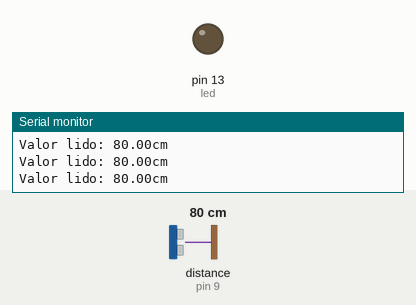
This sketch was run on a simulated Arduino Uno, built with avr-gcc and run on an emulated ATmega328P. On the bench: output pins drawn as LEDs (lit = HIGH), the last lines printed to the serial monitor. Wiring (inferred from the names in the program): ultrasonic range finder: trigger pin 11; echo pin 9. The inputs (shaded band) are chosen by the test bench; at power-on: distance to the obstacle (sensor on pin 9) 80 cm. The echo pulse lasts 58.3 µs per cm; pins used as bus, display or sensor lines are not drawn.

Above: at 1.2 s.
1.3 s: distance to the obstacle (sensor on pin 9) set to 22 cm
4.3 s: distance to the obstacle (sensor on pin 9) set to 18 cm
At 5.1 s:
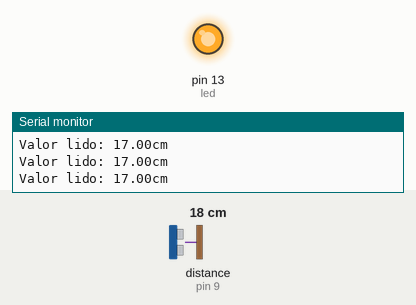
5.8 s: distance to the obstacle (sensor on pin 9) set to 35 cm
At 6.5 s:
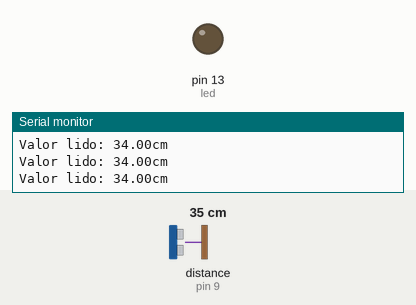
7.3 s: distance to the obstacle (sensor on pin 9) set to 17 cm
At 7.9 s:
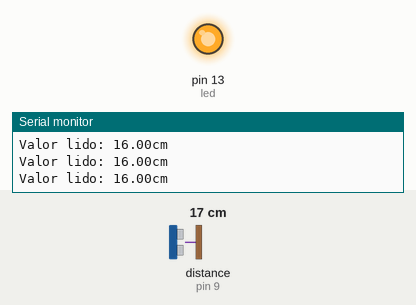
Timing chart, 0 to 10.3 s (numbered marks = the images above; inputs shaded):
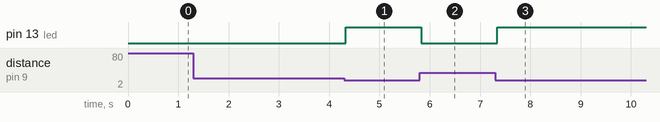

Measured:
- the behaviour switches between 21 and 20 cm on distance to the obstacle (sensor on pin 9) (found by bisection; images 0 and 1)
- after the input at 4.3 s, pin 13 (led): LOW → HIGH at once
- after the input at 5.8 s, pin 13 (led): HIGH → LOW at once
- after the input at 7.3 s, pin 13 (led): LOW → HIGH at once

The sketch:

teste-SensorUltrassonico1.ino
```cpp
#define led 13

int trigger = 11;
float echo = 9;

void setup() {
  pinMode(led, OUTPUT);

  pinMode(trigger, OUTPUT);
  pinMode(echo, INPUT);

  Serial.begin(9600);
}

void loop() {
  digitalWrite(trigger, LOW);
  delayMicroseconds(2);
  digitalWrite(trigger, HIGH);
  delayMicroseconds(10);
  digitalWrite(trigger, LOW);
  long duration = pulseIn(echo, HIGH);
  double distancia = duration/58;

  Serial.print("Valor lido: ");
  Serial.print(distancia);
  Serial.println("cm");

  if(distancia < 20){
  digitalWrite(led, HIGH);
  } else {
  digitalWrite(led, LOW);
  }
}
```
